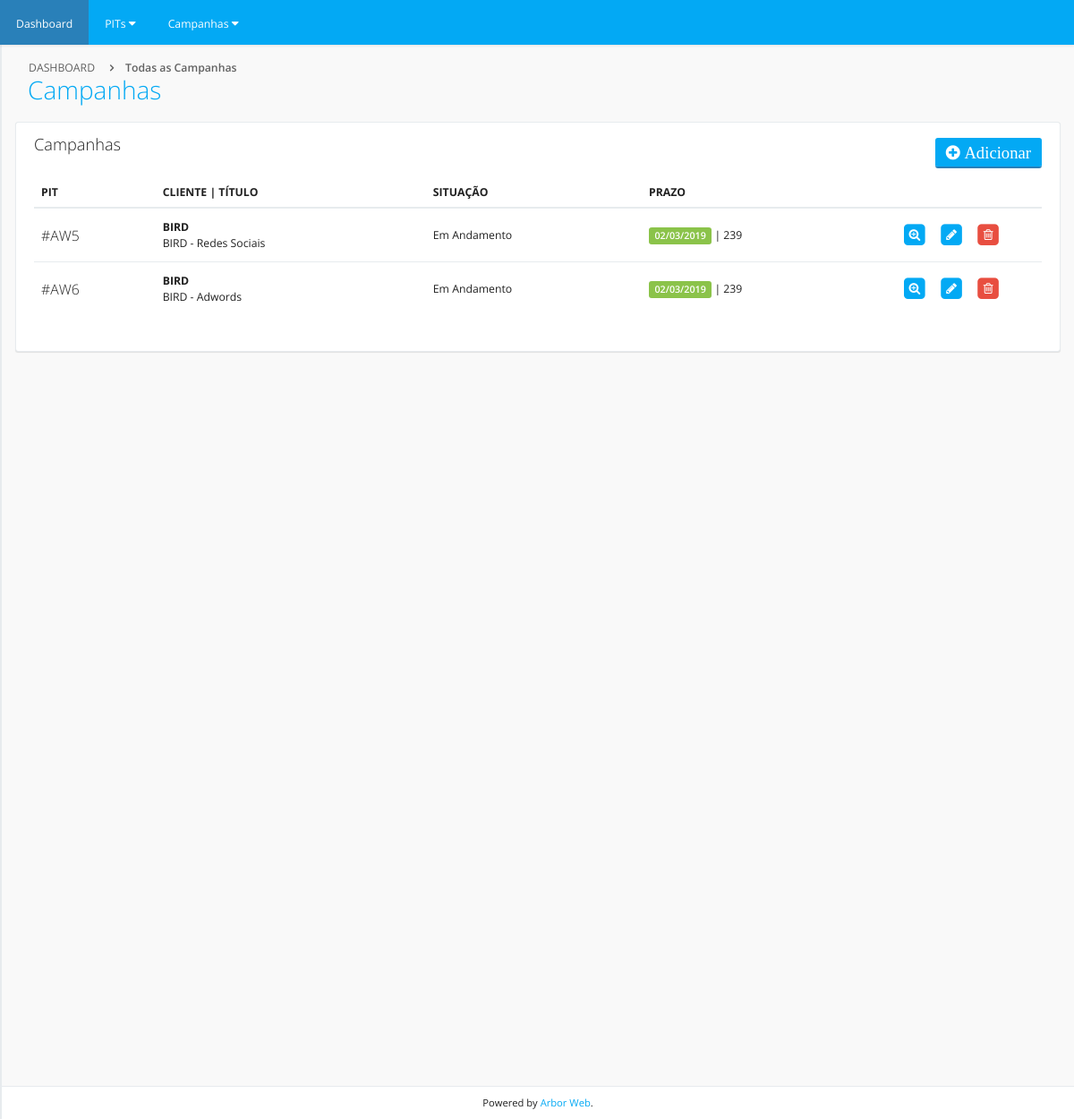
Page /index.php/welcome/index_open_campaings on the committed database.
### tables this page shows
CREATE TABLE `campaings` (
  `id` int(11) NOT NULL AUTO_INCREMENT,
  `title` varchar(255) NOT NULL,
  `description` text NOT NULL,
  `start` date NOT NULL,
  `stop` date NOT NULL,
  `client_id` int(11) NOT NULL,
  `user_id` int(11) NOT NULL,
  `situation_id` int(11) NOT NULL,
  PRIMARY KEY (`id`)
);

CREATE TABLE `clients` (
  `id` int(11) NOT NULL AUTO_INCREMENT,
  `name` varchar(255) NOT NULL,
  PRIMARY KEY (`id`)
);

CREATE TABLE `situations` (
  `id` int(11) NOT NULL AUTO_INCREMENT,
  `title` varchar(255) NOT NULL,
  PRIMARY KEY (`id`)
);

### application/core/MY_Controller.php (called while the page is built, shortened)
<?php
class WebController extends CI_Controller{
	var $data;
	public function __construct(){
       $this->load->helper('garden_helper');
       $this->load->model('Get_model');
       $this->load->model('Set_model');
       $this->load->model('Del_model');
       $this->load->model('Edit_model');
       $this->load->model('Note');
       $this->load->model('Pit');
       $this->load->model('Interaction');
       $this->load->model('Campaing');
	}
	public function loadView($views){
		$this->load->view('garden/backyard/header',$this->data);
		$this->load->view('garden/backyard/menu',$this->data);
		if(is_array($views)){
			foreach ($views as $view) {
				$this->load->view($view,$this->data);
			}
		}else{
			$this->load->view($views,$this->data);
		}
		$this->load->view('garden/backyard/footer',$this->data);
	}
}

### application/controllers/Welcome.php (called while the page is built, shortened)
<?php
class Welcome extends WebController {
	public function index_open_campaings() {
		$campaings                      = $this->Get_model->get_campaings();
		$this->loadView('garden/campaings_list');
	}
}

### index.php (called while the page is built, shortened)
<?php
require_once BASEPATH.'core/CodeIgniter.php';

### application/models/Get_model.php (called while the page is built, shortened)
<?php
class Get_model extends CI_Model {
	public function get_campaings() {
		$this->db->select('campaings.*, clients.name as client_id, situations.title as situation_id, users.name as user_id');
		$this->db->from('campaings');
		$this->db->where('campaings.situation_id',6);
		$this->db->or_where('campaings.situation_id',5);
		$this->db->or_where('campaings.situation_id',4);
		$this->db->join('situations', 'situations.id = campaings.situation_id');
		$this->db->join('clients', 'clients.id = campaings.client_id');
		$this->db->join('users', 'users.id = campaings.user_id');
		$this->db->order_by('stop','asc');
		return $this->db->get()->result();
	}
}

### application/models/Pit.php (called while the page is built, shortened)
<?php
class Pit extends CI_Model {
	public function set_id($id) {
		$this->id = $id;
	}
	public function set_title($title) {
		$this->title = $title;
	}
	public function set_client_id($client_id) {
		$this->client_id = $client_id;
	}
	public function set_stop($stop) {
		$this->stop = $stop;
	}
	public function set_situation_id($situation_id) {
		$this->situation_id = $situation_id;
	}
}

### application/helpers/garden_helper.php (called while the page is built, shortened)
<?php
if (! function_exists('pit_date')) {
	function pit_date($date) {
		return date("d/m/Y", strtotime($date));
	}
}
if (! function_exists('pit_days')) {
	function pit_days($date) {
		$today = date('d-m-Y');
		$date = date('d-m-Y',strtotime($date));
		$days = (strtotime($date) - strtotime($today))/86400;
		return $days;
	}
}
if (! function_exists('get_situation_box')) {
	function get_situation_box($date) {
		$date = date('Y-m-d',strtotime($date));
		$today = date('Y-m-d');
		switch ($date) {
			case $date > $today:
				return 'label-success';
				break;
		}
	}
}

### application/views/garden/campaings_list.php (the view)
<div id="content-wrapper">
					<div class="row" style="opacity: 1;">
						<div class="col-lg-12">
							<div class="row">
								<div class="col-lg-12">
									<ol class="breadcrumb">
										<li><a href="<?php echo base_url() ?>">Dashboard</a></li>
										<li class="active"><span>Todas as Campanhas</span></li>
									</ol>
									<h1>Campanhas</h1>
								</div>
							</div>
							<div class="row">
								<div class="col-lg-12">
									<div class="main-box clearfix">
										<header class="main-box-header clearfix">
											<h2 class="pull-left">Campanhas</h2>
											<div class="filter-block pull-right">
												<a href="<?php echo base_url('welcome/index_set_Campaing') ?>" class="btn btn-primary pull-left">
													<i class="fa fa-plus-circle fa-lg"> Adicionar</i>
												</a>
											</div>
										</header>
										<div class="main-box-body clearfix">
											<div class="table-responsive">
												<table class="table">
													<thead>
														<tr>
															<th>PIT</th>
															<th>Cliente | Título</th>
															<th>Situação</th>
															<th>Prazo</th>
															<th>&nbsp;</th>
														</tr>
													</thead>
													<tbody>
														<?php foreach ($campaings as $key => $value): ?>
															<tr>
																<td>
																	<?php echo '#AW'.$value->id ?>
																</td>
																<td>
																	<strong><?php echo $value->client_id ?></strong><br>
																	<?php echo $value->title ?>
																</td>
																<td>
																	<?php echo $value->situation_id ?>
																</td>
																<td>
																	<span class="label <?php echo get_situation_box($value->stop) ?>"><?php echo pit_date($value->stop) ?></span> |
																			<?php echo pit_days($value->stop) ?>
																</td>
																<td style="width: 15%;">
																	<a href="<?php echo base_url('welcome/index_get_campaing/'.$value->id) ?>" class="table-link">
																		<span class="fa-stack">
																			<i class="fa fa-square fa-stack-2x"></i>
																			<i class="fa fa-search-plus fa-stack-1x fa-inverse"></i>
																		</span>
																	</a>
																	<a href="<?php echo base_url('welcome/index_edit_campaing/'.$value->id) ?>" class="table-link">
																		<span class="fa-stack">
																			<i class="fa fa-square fa-stack-2x"></i>
																			<i class="fa fa-pencil fa-stack-1x fa-inverse"></i>
																		</span>
																	</a>
																	<a href="<?php echo base_url('deleters/del_campaing/'.$value->id) ?>" class="table-link danger">
																		<span class="fa-stack">
																			<i class="fa fa-square fa-stack-2x"></i>
																			<i class="fa fa-trash-o fa-stack-1x fa-inverse"></i>
																		</span>
																	</a>
																</td>
															</tr>
														<?php endforeach ?>
													</tbody>
												</table>
											</div>
										</div>
									</div>
								</div>
							</div>
						</div>
					</div>

### rows in the picture
campaings: id "5", client.name "BIRD", title "BIRD - Redes Sociais", situation.title "Em Andamento", stop "02/03/2019", stop "239"
campaings: id "6", client.name "BIRD", title "BIRD - Adwords", situation.title "Em Andamento", stop "02/03/2019", stop "239"
